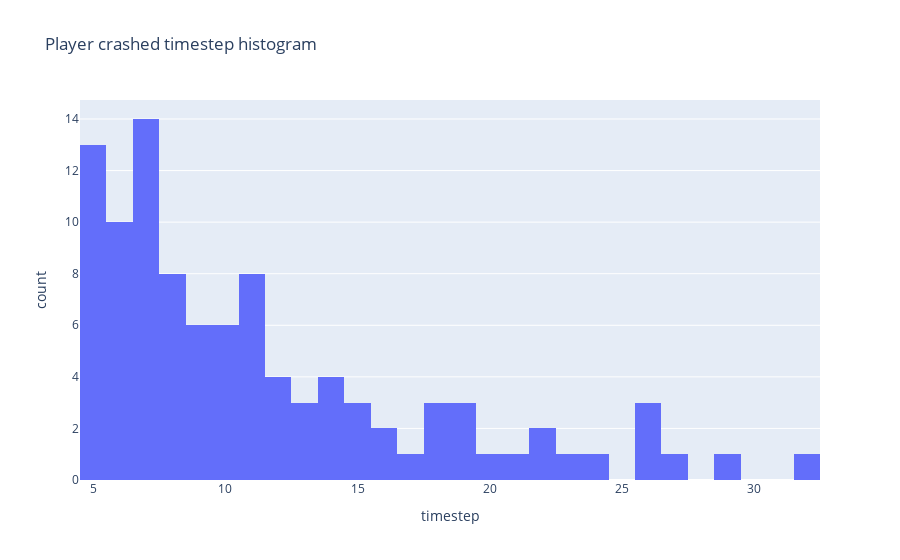

This figure's notebook cell:
### Code cell
fig = px.histogram(first_crash, x='timestep', title='Player crashed timestep histogram', nbins=30)
fig.show()

### Figure 1 — Plotly figure (JSON) as saved in the notebook; plotly's stock layout.template omitted (floating-point values rounded to 4 significant figures)
{"data": [{"alignmentgroup": "True", "bingroup": "x", "hovertemplate": "timestep=%{x}<br>count=%{y}<extra></extra>", "legendgroup": "", "marker": {"color": "#636efa"}, "name": "", "nbinsx": 30, "offsetgroup": "", "orientation": "v", "showlegend": false, "type": "histogram", "x": [5, 5, 11, 15, 16, 18, 16, 26, 14, 10, 23, 7, 5, 7, 14, 5, 9, 6, 6, 13, 7, 15, 20, 11, 9, 7, 8, 12, 9, 14, 8, 5, 7, 26, 9, 5, 9, 10, 6, 15, 8, 19, 7, 10, 9, 6, 6, 5, 6, 6, 7, 18, 7, 19, 11, 5, 5, 29, 19, 13, 32, 17, 8, 11, 18, 6, 7, 6, 11, 5, 7, 7, 26, 12, 14, 22, 6, 10, 5, 7, 5, 11, 24, 21, 27, 11, 8, 10, 10, 8, 7, 12, 7, 11, 12, 13, 8, 5, 22, 8], "xaxis": "x", "yaxis": "y"}], "layout": {"barmode": "relative", "legend": {"tracegroupgap": 0}, "title": {"text": "Player crashed timestep histogram"}, "xaxis": {"anchor": "y", "domain": [0, 1], "title": {"text": "timestep"}}, "yaxis": {"anchor": "x", "domain": [0, 1], "title": {"text": "count"}}}}
